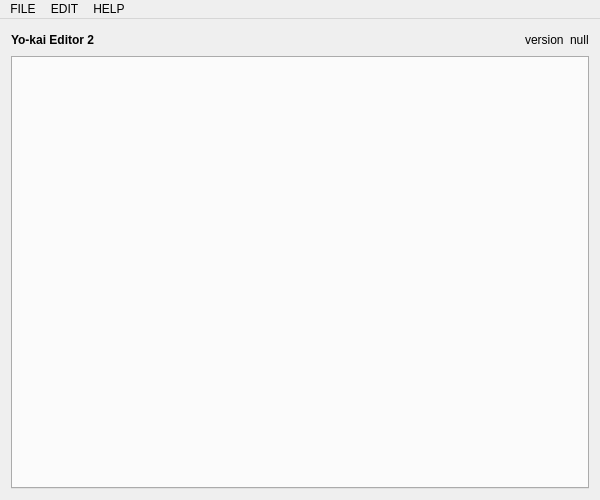
<?xml version="1.0" encoding="UTF-8"?>
<ui version="4.0">
 <class>MainWindow</class>
 <widget class="QMainWindow" name="MainWindow">
  <property name="geometry">
   <rect>
    <x>0</x>
    <y>0</y>
    <width>600</width>
    <height>500</height>
   </rect>
  </property>
  <property name="windowTitle">
   <string notr="true">Yo-kai Editor 2</string>
  </property>
  <widget class="QWidget" name="centralWidget">
   <layout class="QGridLayout" name="gridLayout">
    <item row="0" column="0">
     <layout class="QVBoxLayout" name="verticalLayout">
      <item>
       <layout class="QHBoxLayout" name="horizontalLayout">
        <item>
         <widget class="QLabel" name="title_label">
          <property name="font">
           <font>
            <weight>75</weight>
            <bold>true</bold>
           </font>
          </property>
          <property name="text">
           <string notr="true">Yo-kai Editor 2</string>
          </property>
         </widget>
        </item>
        <item>
         <spacer name="horizontalSpacer">
          <property name="orientation">
           <enum>Qt::Horizontal</enum>
          </property>
          <property name="sizeHint" stdset="0">
           <size>
            <width>40</width>
            <height>20</height>
           </size>
          </property>
         </spacer>
        </item>
        <item>
         <widget class="QLabel" name="gameVersion_label">
          <property name="text">
           <string notr="true"/>
          </property>
         </widget>
        </item>
        <item>
         <widget class="QLabel" name="label">
          <property name="text">
           <string>version</string>
          </property>
         </widget>
        </item>
        <item>
         <widget class="QLabel" name="version_label">
          <property name="text">
           <string notr="true">null</string>
          </property>
         </widget>
        </item>
       </layout>
      </item>
      <item>
       <widget class="QTabWidget" name="tabWidget">
        <property name="currentIndex">
         <number>-1</number>
        </property>
       </widget>
      </item>
     </layout>
    </item>
   </layout>
  </widget>
  <widget class="QMenuBar" name="menuBar">
   <property name="geometry">
    <rect>
     <x>0</x>
     <y>0</y>
     <width>600</width>
     <height>22</height>
    </rect>
   </property>
   <widget class="QMenu" name="menuFile">
    <property name="title">
     <string>FILE</string>
    </property>
    <addaction name="actionOpen"/>
    <addaction name="actionSave"/>
    <addaction name="separator"/>
    <addaction name="actionOpenDecrypted"/>
    <addaction name="actionSaveDecrypted"/>
   </widget>
   <widget class="QMenu" name="menuHelp">
    <property name="title">
     <string>HELP</string>
    </property>
    <addaction name="actionVersion_information"/>
   </widget>
   <widget class="QMenu" name="menuEdit">
    <property name="title">
     <string>EDIT</string>
    </property>
    <addaction name="actionManual_Edit"/>
   </widget>
   <addaction name="menuFile"/>
   <addaction name="menuEdit"/>
   <addaction name="menuHelp"/>
  </widget>
  <action name="actionOpen">
   <property name="text">
    <string>OPEN...</string>
   </property>
   <property name="shortcut">
    <string notr="true">Ctrl+O</string>
   </property>
  </action>
  <action name="actionSave">
   <property name="enabled">
    <bool>false</bool>
   </property>
   <property name="text">
    <string>SAVE AS...</string>
   </property>
   <property name="shortcut">
    <string notr="true">Ctrl+S</string>
   </property>
  </action>
  <action name="actionVersion_information">
   <property name="text">
    <string>ABOUT_THIS_APP</string>
   </property>
   <property name="shortcut">
    <string notr="true"/>
   </property>
  </action>
  <action name="actionManual_Edit">
   <property name="enabled">
    <bool>false</bool>
   </property>
   <property name="text">
    <string>EDIT_WITH_HEX_EDITOR</string>
   </property>
   <property name="shortcut">
    <string notr="true">Ctrl+E</string>
   </property>
  </action>
  <action name="actionOpenDecrypted">
   <property name="text">
    <string>OPEN_DECRYPTED...</string>
   </property>
   <property name="shortcut">
    <string notr="true">Ctrl+Shift+O</string>
   </property>
  </action>
  <action name="actionSaveDecrypted">
   <property name="enabled">
    <bool>false</bool>
   </property>
   <property name="text">
    <string>SAVE_DECRYPTED...</string>
   </property>
   <property name="shortcut">
    <string notr="true">Ctrl+Shift+S</string>
   </property>
  </action>
 </widget>
 <layoutdefault spacing="6" margin="11"/>
 <resources/>
 <connections/>
</ui>
